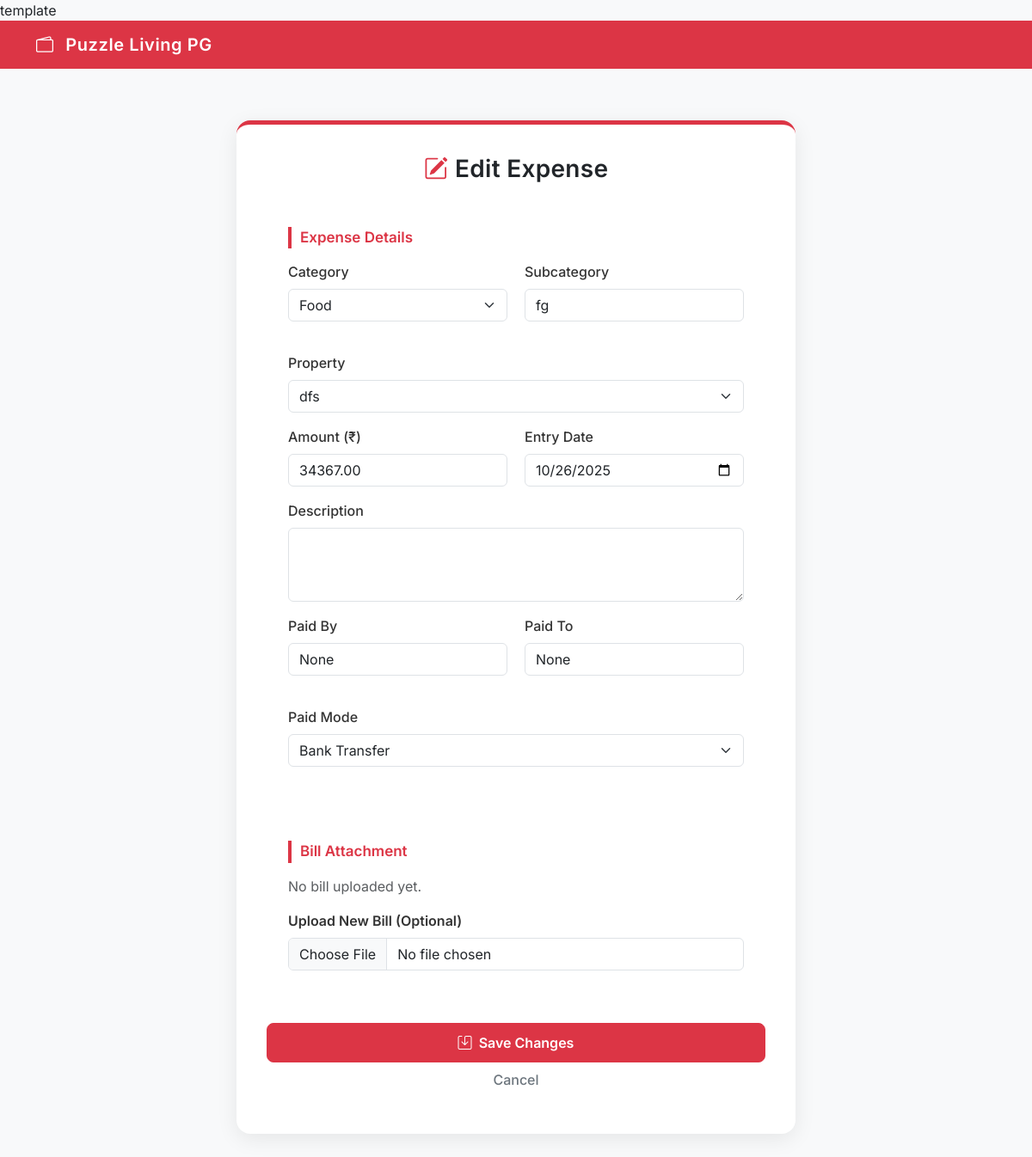
The page /expenses/edit/2/ (signed in) on the database its author committed.
### expenses/models.py (models this page shows, shortened)
class Expense(models.Model):
    property = models.ForeignKey(
        Property, on_delete=models.CASCADE, null=True, blank=True
    )
    category = models.ForeignKey(
        Category, on_delete=models.SET_NULL, null=True, blank=True
    )
    sub_category = models.CharField(max_length=100, blank=True)  # NEW FIELD
    amount = models.DecimalField(max_digits=10, decimal_places=2)
    entry_date = models.DateField()
    created_at = models.DateTimeField(auto_now_add=True)
    description = models.TextField(blank=True)
    bill_image = models.ImageField(upload_to='bills/', blank=True, null=True)
    paid_by = models.CharField(max_length=100, blank=True, null=True)
    paid_to = models.CharField(max_length=100, blank=True, null=True)
    PAYMENT_MODES = [
        ('Cash', 'Cash'),
        ('Card', 'Card'),
        ('UPI', 'UPI'),
        ('Bank Transfer', 'Bank Transfer'),
        ('Other', 'Other'),
    ]
    paid_mode = models.CharField(max_length=20, choices=PAYMENT_MODES, default='Cash')

class Category(models.Model):
    name = models.CharField(max_length=100, unique=True)

class Property(models.Model):
    PROPERTY_TYPES = (
        ('Student Living', 'Student Living'),
        ('Mix', 'Mix'),
        ('PG', 'PG'),
    )
    TENANT_TYPES = (
        ('Male', 'Male'),
        ('Female', 'Female'),
        ('Any', 'Any'),
    )
    STATUS_CHOICES = (
        ('Live', 'Live'),
        ('Inactive', 'Inactive'),
    )
    name = models.CharField(max_length=200)
    type = models.CharField(max_length=50, choices=PROPERTY_TYPES)
    tenant_type = models.CharField(max_length=20, choices=TENANT_TYPES)
    status = models.CharField(max_length=20, choices=STATUS_CHOICES)
    address = models.TextField()
    city = models.CharField(max_length=100)
    contact = models.CharField(max_length=100, blank=True, null=True)
    total_beds = models.PositiveIntegerField(default=0)
    occupied_beds = models.PositiveIntegerField(default=0)
    rent_per_bed = models.PositiveIntegerField(default=0, blank=True, null=True)
    amenities = models.TextField(blank=True, null=True)
    created_at = models.DateTimeField(auto_now_add=True)

### expenses/views.py (the view, shortened to what this page needs)
# urls.py: path('edit/<int:id>/', views.edit_expense, name='edit_expense'),
@login_required
def edit_expense(request, id):
    expense = get_object_or_404(Expense, id=id)
    categories = Category.objects.all()
    properties = Property.objects.all()
    return render(request, 'expenses/edit_expense.html', {
        'expense': expense,
        'categories': categories,
        'properties': properties,
    })

### expenses/templates/expenses/edit_expense.html (shortened to what this page needs)
template {% load static %}
<!DOCTYPE html>
<html lang="en">
<head>
  <link href="https://cdn.jsdelivr.net/npm/bootstrap@5.3.3/dist/css/bootstrap.min.css" rel="stylesheet">
  <link href="https://cdn.jsdelivr.net/npm/bootstrap-icons@1.11.3/font/bootstrap-icons.css" rel="stylesheet">
  <link rel="stylesheet" href="{% static 'expenses/css/edit_expense.css' %}?v=10">
</head>
<body>
  <nav class="navbar navbar-expand-lg">
    <div class="container">
      <a class="navbar-brand" href="{% url 'expense_list' %}">
        <i class="bi bi-wallet2 me-2"></i> Puzzle Living PG
      </a>
    </div>
  </nav>
  <div class="container-wrapper">
    <div class="edit-card">
      <h3><i class="bi bi-pencil-square me-2 text-danger"></i>Edit Expense</h3>
      <form method="POST" enctype="multipart/form-data">
        <div class="form-section">
          <div class="form-title">Expense Details</div>
          <div class="form-row">
            <div class="form-group mb-3">
              <label class="form-label">Category</label>
              <select name="category" class="form-select" required>
                {% for cat in categories %}
                  <option value="{{ cat.id }}" {% if expense.category and expense.category.id == cat.id %}selected{% endif %}>
                    {{ cat.name }}
                  </option>
                {% endfor %}
              </select>
            </div>
            <div class="form-group mb-3">
              <label class="form-label">Subcategory</label>
              <input type="text" name="sub_category" class="form-control" value="{{ expense.sub_category }}">
            </div>
            <div class="form-group mb-3">
              <label class="form-label">Property</label>
              <select name="property" class="form-select">
                {% for prop in properties %}
                  <option value="{{ prop.id }}" {% if expense.property and expense.property.id == prop.id %}selected{% endif %}>
                    {{ prop.name }}
                  </option>
                {% endfor %}
              </select>
            </div>
          </div>
          <div class="form-row">
            <div class="form-group mb-3">
              <label class="form-label">Amount (₹)</label>
              <input type="number" name="amount" class="form-control" value="{{ expense.amount }}" step="0.01" required>
            </div>
            <div class="form-group mb-3">
              <label class="form-label">Entry Date</label>
              <input type="date" name="entry_date" class="form-control" value="{{ expense.entry_date|date:'Y-m-d' }}" required>
            </div>
          </div>
          <div class="mb-3">
            <label class="form-label">Description</label>
            <textarea name="description" class="form-control" rows="3">{{ expense.description }}</textarea>
          </div>
          <div class="form-row">
            <div class="form-group mb-3">
              <label class="form-label">Paid By</label>
              <input type="text" name="paid_by" class="form-control" value="{{ expense.paid_by }}">
            </div>
            <div class="form-group mb-3">
              <label class="form-label">Paid To</label>
              <input type="text" name="paid_to" class="form-control" value="{{ expense.paid_to }}">
            </div>
            <div class="form-group mb-3">
              <label class="form-label">Paid Mode</label>
              <select name="paid_mode" class="form-select">
                <option value="Bank Transfer" {% if expense.paid_mode == 'Bank Transfer' %}selected{% endif %}>Bank Transfer</option>
              </select>
            </div>
          </div>
        </div>
        <div class="form-section">
          <div class="form-title">Bill Attachment</div>
          {% if expense.bill_image %}
            <div class="bill-preview mb-3">
              <p class="fw-semibold text-secondary mb-2">Current Bill:</p>
              <img src="{{ expense.bill_image.url }}" alt="Bill Image" class="img-fluid">
            </div>
          {% else %}
            <p class="text-muted">No bill uploaded yet.</p>
          {% endif %}
          <div class="mt-2">
            <label class="form-label fw-semibold">Upload New Bill (Optional)</label>
            <input type="file" name="bill_image" accept="image/*" class="form-control">
          </div>
        </div>
        <button type="submit" class="btn btn-danger mt-3">
          <i class="bi bi-save me-1"></i> Save Changes
        </button>
        <a href="{% url 'expense_list' %}" class="cancel-link d-block mt-2">Cancel</a>
      </form>
    </div>
  </div>
</body>
</html>

### static/expenses/css/edit_expense.css (style rules this page uses)
body { font-family: 'Inter', sans-serif; background-color: #f8f9fa; min-height: 100vh; }
.navbar { background-color: #dc3545; }
.navbar-brand { font-weight: 600; color: #fff; letter-spacing: 0.6px; }
.container-wrapper { display: flex; justify-content: center; align-items: flex-start; padding: 60px 20px; }
.edit-card { background: #fff; border-radius: 16px; box-shadow: 0 6px 25px rgba(0, 0, 0, 0.08); padding: 35px; width: 100%; max-width: 650px; border-top: 5px solid #dc3545; }
.edit-card h3 { font-weight: 600; color: #212529; margin-bottom: 25px; text-align: center; letter-spacing: 0.3px; }
label.form-label { font-weight: 500; color: #333; }
input, select, textarea { border-radius: 8px ; border: 1px solid #dee2e6 ; padding: 10px ; font-size: 15px; }
.btn-danger { width: 100%; padding: 10px; border-radius: 8px; font-weight: 600; font-size: 16px; transition: 0.3s ease; }
.cancel-link { display: inline-block; margin-top: 15px; text-align: center; color: #6c757d; text-decoration: none; font-weight: 500; }
.form-section { background: #fff; padding: 25px; border-radius: 12px; }
.form-section:not(:last-child) { margin-bottom: 20px; }
.form-title { font-weight: 600; font-size: 17px; color: #dc3545; border-left: 4px solid #dc3545; padding-left: 10px; margin-bottom: 15px; }
.form-row { display: flex; gap: 20px; flex-wrap: wrap; }
.form-row .form-group { flex: 1; min-width: 200px; }

### rows shown on the page
Expense: category "Food", sub_category "fg", property "dfs", amount "34367.00", entry_date "10/26/2025", paid_by "None", paid_to "None", paid_mode "Bank Transfer"
